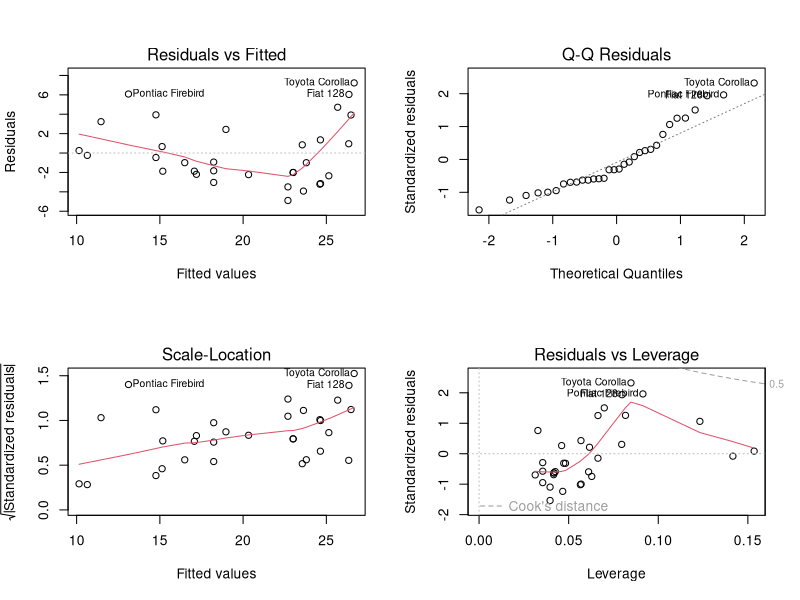
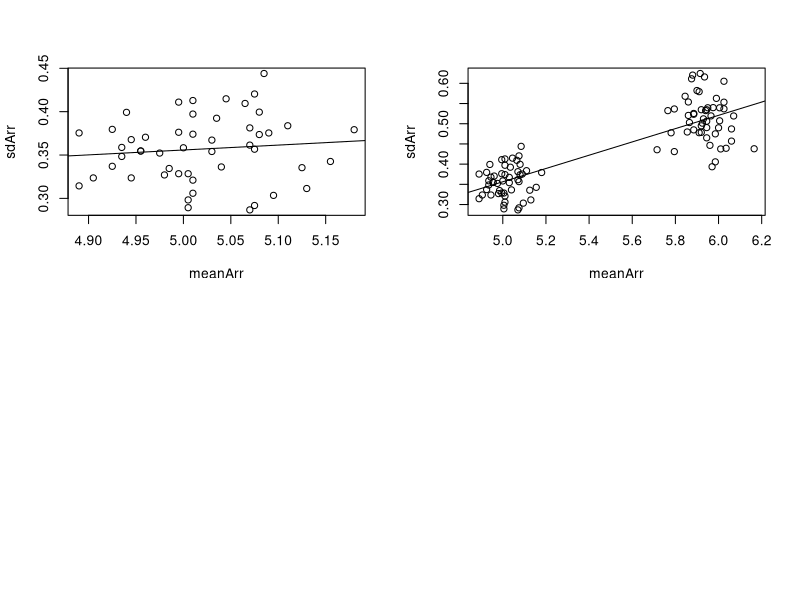
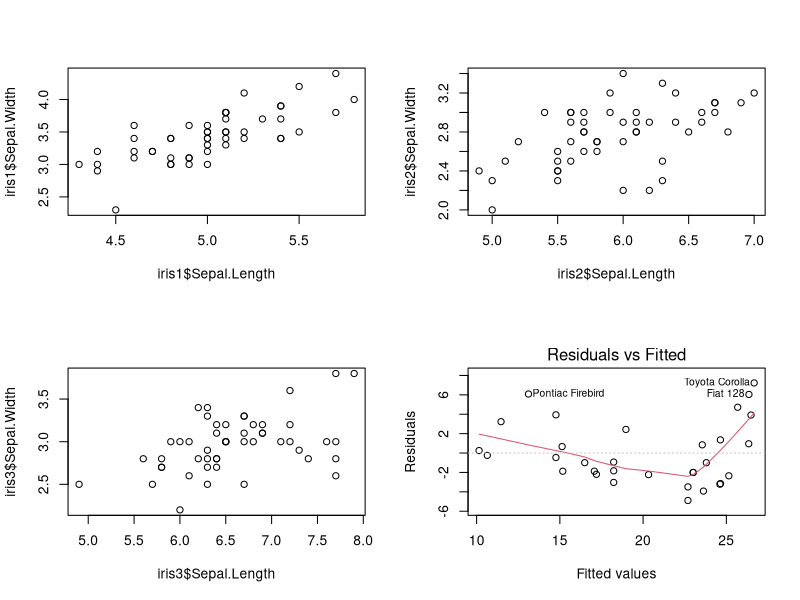
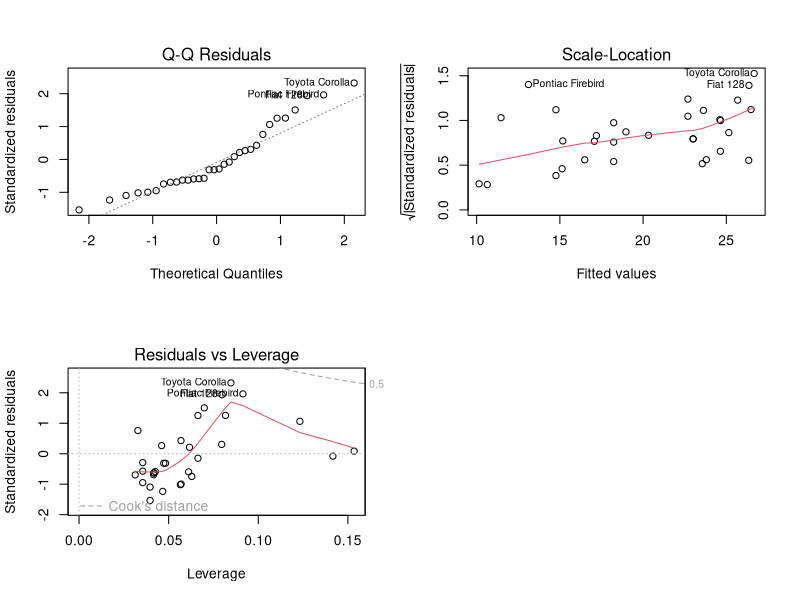
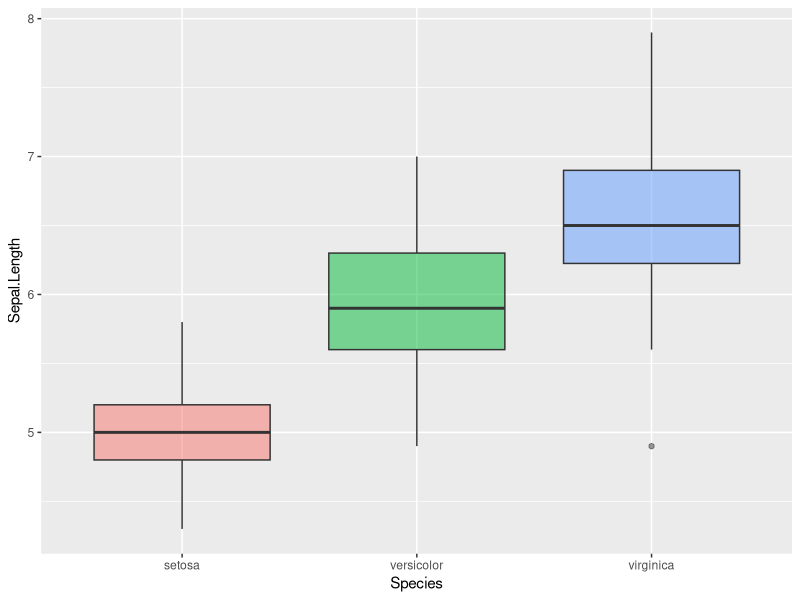

These figures' R source, in order:
library(tidyverse)

# Residual vs fitted: residual vs predicted
# Normal Q-Q: distribution of errors, straight line if normally distributed
# Scale-Location: Ideally be randomly scattered
# Cook's distance: Indicates influence of each point on the model
lm3 <- lm(mpg ~ disp, mtcars)

par(mfrow=c(2,2))
plot(lm3,1)
plot(lm3,2)
plot(lm3,3)
plot(lm3,5)



meanArr <- c()
sdArr <- c()
par(mfrow=c(2,2))

for (var in 1:50) {
  sample1 <- sample_n(iris[iris$Species == 'setosa',], 20)
  #sample2 <- sample_n(iris[iris$Species == 'versicolor',], 20)
  #score <- var.test(sample1$Sepal.Length, sample2$Sepal.Length)
  #print(score$estimate)
  meanArr <- c(meanArr, mean(sample1$Sepal.Length))
  sdArr <- c(sdArr, sd(sample1$Sepal.Length))
}

plot(meanArr, sdArr)
abline(lm(sdArr ~ meanArr))


for (var in 1:50) {
  sample <- sample_n(iris[iris$Species == 'versicolor',], 20)
  meanArr <- c(meanArr, mean(sample$Sepal.Length))
  sdArr <- c(sdArr, sd(sample$Sepal.Length))
}

plot(meanArr, sdArr)
abline(lm(sdArr ~ meanArr))


iris1 <- iris[iris$Species == "setosa",]
iris2 <- iris[iris$Species == "versicolor",]
iris3 <- iris[iris$Species == "virginica",]

par(mfrow=c(2,2))
plot(iris1$Sepal.Length, iris1$Sepal.Width)
plot(iris2$Sepal.Length, iris2$Sepal.Width)
plot(iris3$Sepal.Length, iris3$Sepal.Width)

plot(lm(mpg ~ disp, mtcars))



ggplot(iris, aes(x=Species, y=Sepal.Length, fill=Species)) + 
  geom_boxplot(alpha=0.5) +
  theme(legend.position="none")

bartlett.test(Sepal.Length ~ Species, data = iris)
